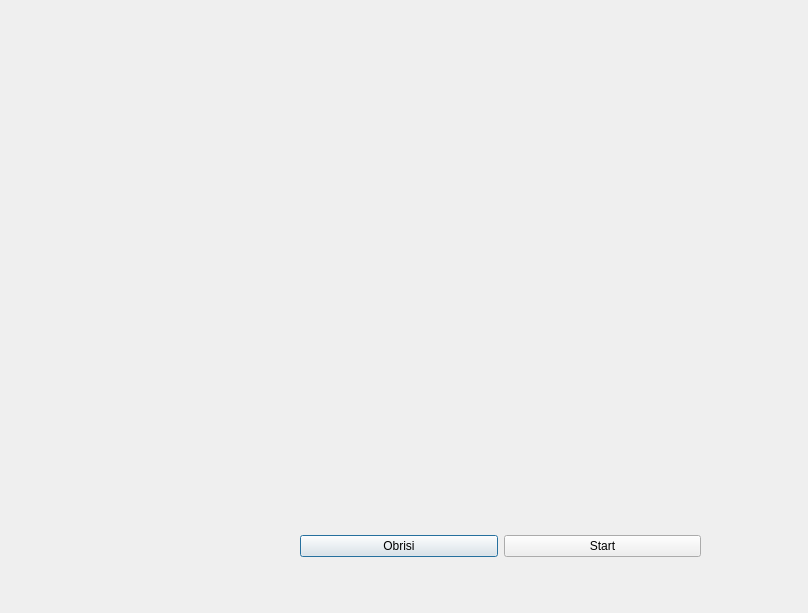
<?xml version="1.0" encoding="UTF-8"?>
<ui version="4.0">
 <class>Dialog</class>
 <widget class="QDialog" name="Dialog">
  <property name="geometry">
   <rect>
    <x>0</x>
    <y>0</y>
    <width>808</width>
    <height>613</height>
   </rect>
  </property>
  <property name="windowTitle">
   <string>Dialog</string>
  </property>
  <widget class="QFrame" name="horizontalFrame">
   <property name="geometry">
    <rect>
     <x>70</x>
     <y>50</y>
     <width>661</width>
     <height>451</height>
    </rect>
   </property>
   <layout class="QHBoxLayout" name="horizontalLayout"/>
  </widget>
  <widget class="QWidget" name="horizontalLayoutWidget">
   <property name="geometry">
    <rect>
     <x>300</x>
     <y>501</y>
     <width>401</width>
     <height>91</height>
    </rect>
   </property>
   <layout class="QHBoxLayout" name="horizontalLayout_2">
    <item>
     <widget class="QPushButton" name="pushButton">
      <property name="text">
       <string>Obrisi</string>
      </property>
     </widget>
    </item>
    <item>
     <widget class="QPushButton" name="pushButton_2">
      <property name="text">
       <string>Start</string>
      </property>
     </widget>
    </item>
   </layout>
  </widget>
 </widget>
 <resources/>
 <connections/>
</ui>
